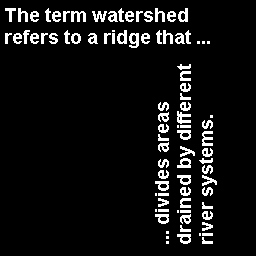
#> input picture Assignment2/lab2b.png, 256 x 256 px
$ python main.py
#> lines starting #> are read from the running program, lines starting #| are printed output that depends on the picture; after the words box and inside, x2 and y2 are one past the last pixel; in counts of white or black regions, pixels touching at a corner belong together
#> further down, img is the input picture: shape (256, 256, 3); 7.3% white in thin lines or dots, all inside (x1, y1, x2, y2) = (5, 8, 217, 244)
### Assignment2/IdealAndButterWorthFilter.py
import numpy as np
import cv2
import matplotlib.pyplot as plt


def get_ideal_filter(img, D_0=50, filter_type='low_pass'):
#> called with D_0 = 50, filter_type = 'low_pass'
    M, N = img.shape
#> M = 256; N = 256
    mid_U = M / 2
#> mid_U = 128
    mid_V = N / 2
#> mid_V = 128
    U = np.arange(0, M, 1)
#> U = 256 values from 0 to 255
    V = np.arange(0, N, 1)
#> V = 256 values from 0 to 255
    U, V = np.meshgrid(U, V)
    H = np.sqrt((U - mid_U) ** 2 + (V - mid_V) ** 2)
    if filter_type == 'low_pass':
        H = H <= D_0
    else:
        H = H >= D_0
    return H


# [13 lines left out: function get_butterworth_filter, not called in this run]


# [14 lines that do not run on import are left out]

### Assignment2/main.py
import cv2
import matplotlib.pyplot as plt

from Assignment2.IdealAndButterWorthFilter import get_ideal_filter
from convolution import *


# [86 lines left out: functions contrast_stretching, clipping, equalization, zero_padding, convulational_2d, convulational_horizontal and 1 more, not called in this run]


def remove_padding(img, padded):
    width, height = img.shape
    return img[padded:width - padded, padded:height - padded]


# [82 lines of commented-out code are left out]
img = cv2.imread('lab2b.png', cv2.IMREAD_COLOR)
img = cv2.cvtColor(img, cv2.COLOR_BGR2GRAY)
fft_res = np.fft.fft2(img)
plt.imshow(np.log10(np.abs(fft_res)), cmap='gray')
# plt.show()
fft_shift_res = np.fft.fftshift(fft_res)
plt.imshow(np.log10(np.abs(fft_shift_res)), cmap='gray')
# plt.show()
fft_shift_ifft2 = np.fft.ifft2(fft_shift_res)
plt.imshow(np.log10(np.abs(fft_shift_ifft2)), cmap='gray')
# [29 lines of commented-out code are left out]

img2b = cv2.imread('lab2b.png', cv2.IMREAD_COLOR)
img2b = cv2.cvtColor(img2b, cv2.COLOR_BGR2GRAY)
H = get_ideal_filter(img2b)
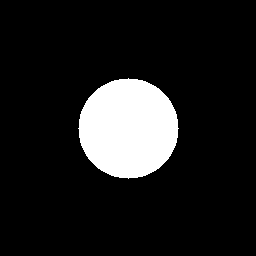
#> H: shape (256, 256) bool; 12% white; 1 white region, box (x1, y1, x2, y2) and area: (78, 78, 179, 179) 7845
plt.imshow(H)
plt.show()
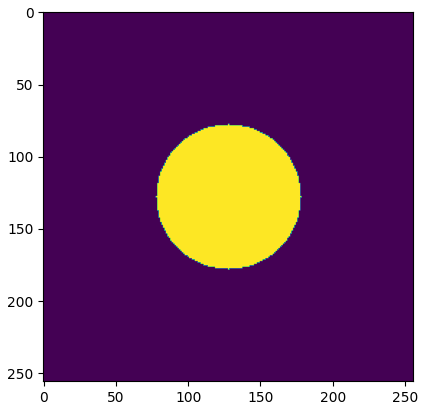
#> figure drawn by matplotlib, 1 panel

fft_res = np.fft.fft2(img2b)
plt.imshow(np.log10(np.abs(fft_res)), cmap='gray')
plt.show()
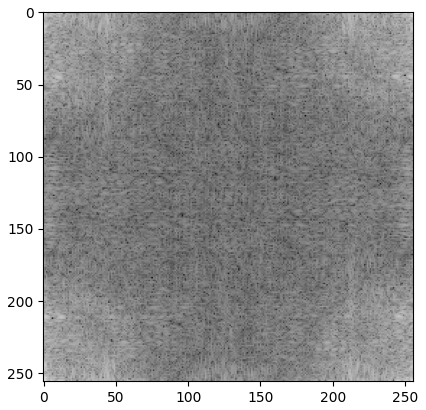
#> figure drawn by matplotlib, 1 panel

fft_res = np.fft.fftshift(fft_res)
plt.imshow(np.log10(np.abs(fft_res)), cmap='gray')
plt.show()
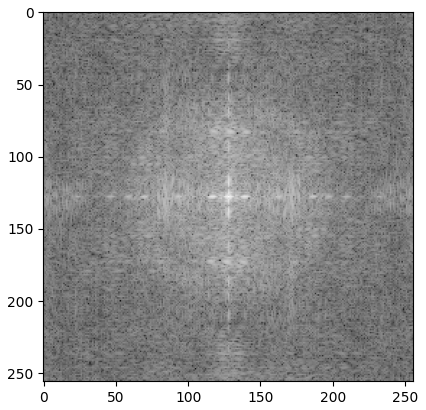
#> figure drawn by matplotlib, 1 panel

fft_res = fft_res * H
plt.imshow(np.log10(np.abs(fft_res)), cmap='gray')
plt.show()
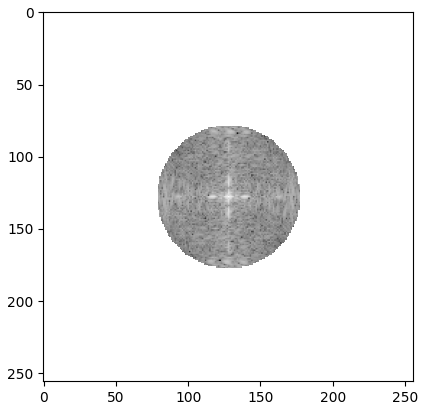
#> figure drawn by matplotlib, 1 panel


fft_inverse = np.fft.ifft2(fft_res)
plt.imshow(np.abs(fft_inverse), cmap='gray')
plt.show()
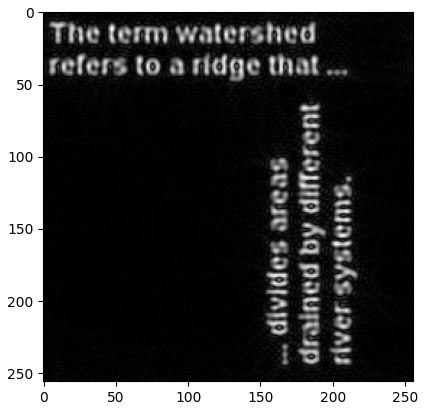
#> figure drawn by matplotlib, 1 panel
